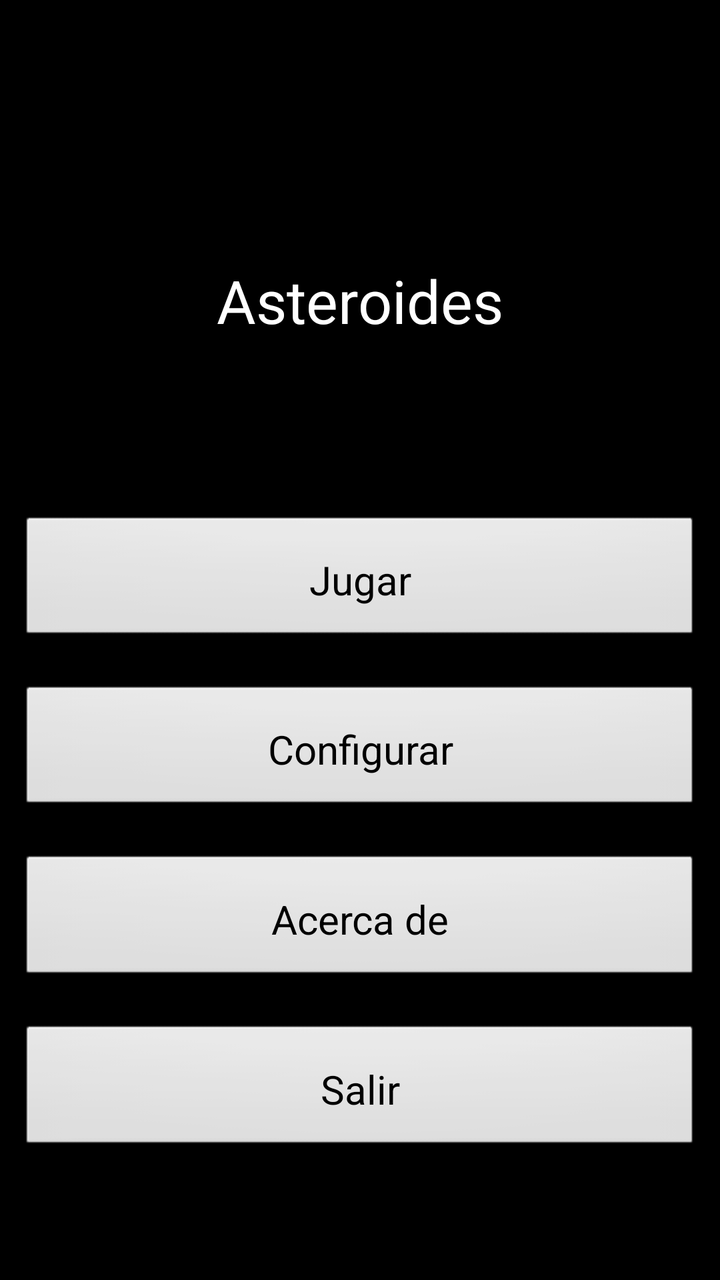
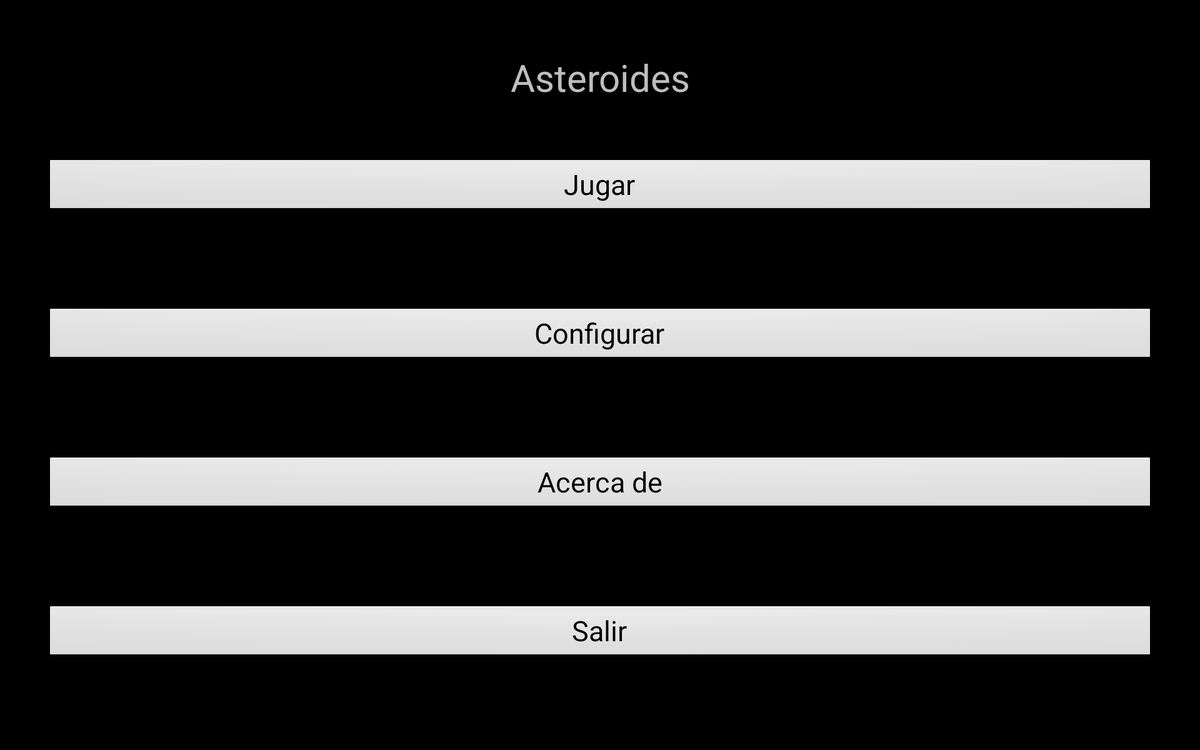

The same Android screen from two of the app's own layout files: first res/layout/ as a phone draws it, then the repository's variant for another configuration, drawn on a device whose configuration selects that folder. Both files follow.
<!-- AndroidManifest.xml: application theme TemaAsteroides -->
<!-- res/layout/main.xml -->
<LinearLayout xmlns:android="http://schemas.android.com/apk/res/android"
    xmlns:tools="http://schemas.android.com/tools"
    android:id="@+id/LinearLayout1"
    android:layout_width="match_parent"
    android:layout_height="match_parent"
    android:background="@android:color/black"
    android:gravity="center"
    android:orientation="vertical"
    android:paddingBottom="@dimen/activity_vertical_margin"
    android:paddingLeft="@dimen/activity_horizontal_margin"
    android:paddingRight="@dimen/activity_horizontal_margin"
    android:paddingTop="@dimen/activity_vertical_margin"    
    tools:context=".Asteroides" >

    <TextView
        android:id="@+id/textView1"
        android:layout_width="fill_parent"
        android:layout_height="wrap_content"
        android:layout_weight="1"
        android:text="" />

    <TextView
        android:layout_width="fill_parent"
        android:layout_height="wrap_content"
        style="@style/TextoAsteroides"
        android:layout_weight="4"
        android:text="@string/app_name" />

    <Button
        android:layout_width="fill_parent"
        android:layout_height="wrap_content"
        android:id="@+id/button1"
        style="@style/TextoAsteroides.botones"
        android:layout_weight="0.5"
        android:text="@string/boton_Jugar" />

    <Button
        android:id="@+id/button2"
        style="@style/TextoAsteroides.botones"
        android:layout_width="fill_parent"
        android:layout_height="wrap_content"
        android:layout_weight="0.5"
        android:onClick="lanzarPreferencias"
        android:text="@string/boton_Configuracion" />

    <Button
        android:id="@+id/button3"
        style="@style/TextoAsteroides.botones"
        android:layout_width="fill_parent"
        android:layout_height="wrap_content"
        android:layout_weight="0.5"
        android:onClick="lanzarAcercaDe"
        android:text="@string/boton_AcercaDe" />

    <Button
        android:id="@+id/button5"
        style="@style/TextoAsteroides.botones"
        android:layout_width="fill_parent"
        android:layout_height="wrap_content"
        android:layout_weight="0.5"
        android:text="@string/boton_Salir" />

    <TextView
        android:id="@+id/TextView01"
        android:layout_width="fill_parent"
        android:layout_height="wrap_content"
        android:layout_weight="1" />

</LinearLayout>
<!-- resources referenced by this layout -->
<resources>
  <string name="app_name">Asteroides</string>
  <string name="boton_AcercaDe">Acerca de</string>
  <string name="boton_Configuracion">Configurar</string>
  <string name="boton_Jugar">Jugar</string>
  <string name="boton_Salir">Salir</string>
  <style name="TextoAsteroides">
          <item name="android:layout_gravity">center</item>
          <item name="android:layout_margin">10dp</item>
          <item name="android:gravity">center</item>
          <item name="android:textColor">@android:color/white</item>
  		<item name="android:textSize">30sp</item>
      </style>
  <style name="TextoAsteroides.botones">
          <item name="android:layout_weight">0.5</item>
          <item name="android:textColor">@android:color/black</item>
  		<item name="android:textSize">20sp</item>
  		<item name="android:padding">10dp</item>
  	</style>
  <style name="TemaAsteroides" parent="@android:style/Theme.NoTitleBar" />
</resources>
<!-- res/layout-xlarge/main.xml (the repository's variant of the layout above) -->
<!-- drawn on a large tablet held sideways -->
<LinearLayout xmlns:android="http://schemas.android.com/apk/res/android"
    xmlns:tools="http://schemas.android.com/tools"
    android:id="@+id/LinearLayout1"
    android:layout_width="match_parent"
    android:layout_height="match_parent"
    android:gravity="center"
    android:orientation="vertical"
    android:paddingBottom="@dimen/activity_vertical_margin"
    android:paddingLeft="@dimen/activity_horizontal_margin"
    android:paddingRight="@dimen/activity_horizontal_margin"
    android:paddingTop="@dimen/activity_vertical_margin"
    android:background="#00000000"
    tools:context=".Asteroides" >

    <TextView
        android:layout_width="match_parent"
        android:layout_height="wrap_content"
        android:layout_gravity="center"
        android:layout_margin="10dp"
        android:contentDescription="40sp"
        android:gravity="center"
        android:text="@string/app_name"
        android:textSize="40sp" />

    <Button
        android:id="@+id/button1"
        android:layout_width="match_parent"
        android:layout_height="wrap_content"
        android:layout_margin="50dp"
        android:text="@string/boton_Jugar"
        android:textSize="30sp" />

    <Button
        android:id="@+id/button2"
        android:layout_width="match_parent"
        android:layout_height="wrap_content"
        android:layout_margin="50dp"
        android:text="@string/boton_Configuracion"
        android:textSize="30sp" />

    <Button
        android:id="@+id/button3"
        android:layout_width="match_parent"
        android:layout_height="wrap_content"
        android:layout_margin="50dp"
        android:text="@string/boton_AcercaDe"
        android:textSize="30sp" />

    <Button
        android:id="@+id/button4"
        android:layout_width="match_parent"
        android:layout_height="wrap_content"
        android:layout_margin="50dp"
        android:text="@string/boton_Salir"
        android:textSize="30sp" />

</LinearLayout>
<!-- resources referenced by the variant -->
<!-- as a large tablet held sideways resolves them -->
<resources>
  <string name="app_name">Asteroides</string>
  <string name="boton_AcercaDe">Acerca de</string>
  <string name="boton_Configuracion">Configurar</string>
  <string name="boton_Jugar">Jugar</string>
  <string name="boton_Salir">Salir</string>
  <style name="TemaAsteroides" parent="@android:style/Theme.NoTitleBar" />
</resources>
